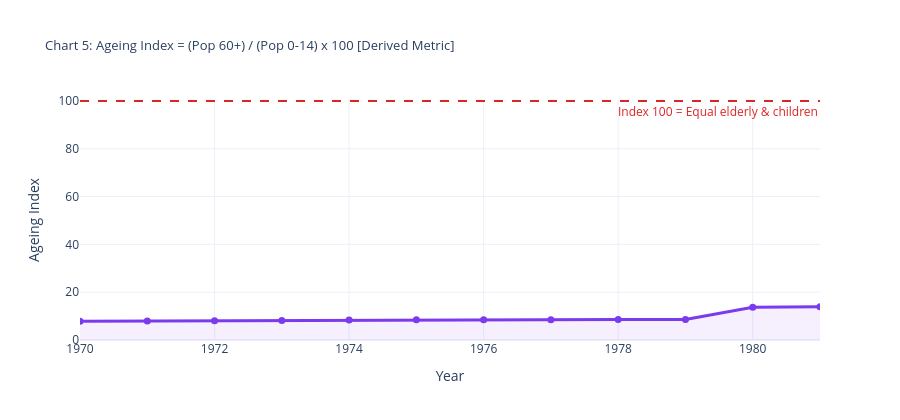

Notebook code cell kept with this figure:
### Code cell
# ============================================================
# CHART: Ageing Index (Derived Metric)
# Ageing Index = Population 60+ / Population 0-14 x 100
# Index > 100 = more elderly than children = aged nation
# ============================================================

pop_mx = pop_malaysia[
    (pop_malaysia['sex'] == 'both') &
    (pop_malaysia['ethnicity'] == 'overall') &
    (pop_malaysia['age'] != 'overall')
].copy()

young_ages   = ['0-4', '5-9', '10-14']
elderly_ages = ['60-64', '65-69', '70-74', '75-79', '80+']

young   = pop_mx[pop_mx['age'].isin(young_ages)].groupby('year')['population'].sum().reset_index()
elderly = pop_mx[pop_mx['age'].isin(elderly_ages)].groupby('year')['population'].sum().reset_index()

ageing = pd.merge(young, elderly, on='year', suffixes=('_young', '_elderly'))
ageing['ageing_index'] = (ageing['population_elderly'] / ageing['population_young']) * 100

print('Ageing Index calculation:')
for _, row in ageing.iterrows():
    print(f'  {int(row["year"])}: young={row["population_young"]:,.0f}k | elderly={row["population_elderly"]:,.0f}k | index={row["ageing_index"]:.1f}')

fig = go.Figure()
fig.add_trace(go.Scatter(
    x=ageing['year'], y=ageing['ageing_index'],
    mode='lines+markers',
    line=dict(color='#7C3AED', width=3),
    marker=dict(size=7),
    fill='tozeroy', fillcolor='rgba(124,58,237,0.08)',
    name='Ageing Index',
    hovertemplate='%{x}: Ageing Index = %{y:.1f}'
))

fig.add_hline(
    y=100, line_dash='dash', line_color='#DC2626', line_width=2,
    annotation_text='Index 100 = Equal elderly & children',
    annotation_position='bottom right',
    annotation_font_color='#DC2626'
)

fig.update_layout(
    title='Chart 5: Ageing Index = (Pop 60+) / (Pop 0-14) x 100 [Derived Metric]',
    xaxis_title='Year', yaxis_title='Ageing Index',
    template='plotly_white', height=420, title_font_size=13
)

fig.write_html('../outputs/chart05_ageing_index.html')
fig.show()
latest_ai = ageing.iloc[-1]
print('\n✅ Saved: outputs/chart05_ageing_index.html')
print('INSIGHT: Ageing Index (', int(latest_ai['year']), ') =', round(latest_ai['ageing_index'], 1))
if latest_ai['ageing_index'] >= 100:
    print('More elderly than children! Malaysia is officially an ageing nation!')

### Figure 1 — Plotly figure (JSON) as saved in the notebook; plotly's stock layout.template omitted (floating-point values rounded to 4 significant figures)
{"data": [{"fill": "tozeroy", "fillcolor": "rgba(124,58,237,0.08)", "hovertemplate": "%{x}: Ageing Index = %{y:.1f}", "line": {"color": "#7C3AED", "width": 3}, "marker": {"size": 7}, "mode": "lines+markers", "name": "Ageing Index", "type": "scatter", "x": [1970, 1971, 1972, 1973, 1974, 1975, 1976, 1977, 1978, 1979, 1980, 1981], "y": [7.85, 7.972, 8.084, 8.199, 8.317, 8.442, 8.47, 8.504, 8.552, 8.606, 13.71, 13.95]}], "layout": {"annotations": [{"font": {"color": "#DC2626"}, "showarrow": false, "text": "Index 100 = Equal elderly & children", "x": 1, "xanchor": "right", "xref": "x domain", "y": 100, "yanchor": "top", "yref": "y"}], "height": 420, "shapes": [{"line": {"color": "#DC2626", "dash": "dash", "width": 2}, "type": "line", "x0": 0, "x1": 1, "xref": "x domain", "y0": 100, "y1": 100, "yref": "y"}], "title": {"font": {"size": 13}, "text": "Chart 5: Ageing Index = (Pop 60+) / (Pop 0-14) x 100 [Derived Metric]"}, "xaxis": {"title": {"text": "Year"}}, "yaxis": {"title": {"text": "Ageing Index"}}}}
